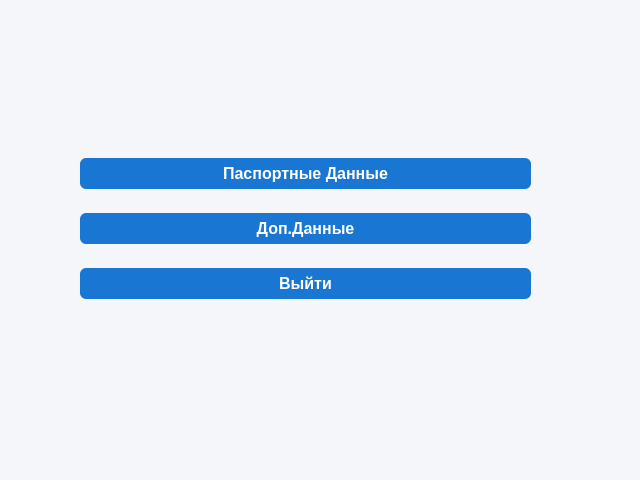
<?xml version="1.0" encoding="UTF-8"?>
<ui version="4.0">
 <class>AddFullInfoStudent</class>
 <widget class="QWidget" name="AddFullInfoStudent">
  <property name="geometry">
   <rect>
    <x>0</x>
    <y>0</y>
    <width>640</width>
    <height>480</height>
   </rect>
  </property>
  <property name="windowTitle">
   <string>Form</string>
  </property>
  <property name="styleSheet">
   <string notr="true">/* Основное окно */
QWidget {
    background-color: #f4f6f9;   /* светлый фон */
    font-family: Segoe UI, Arial, sans-serif;
    font-size: 12pt;
    color: #2c3e50;
}

/* Заголовки */
QLabel {
    font-weight: bold;
    font-size: 13pt;
    color: #1a1a1a;
}

/* Поля ввода */
QLineEdit, QDateEdit, QComboBox, QTextEdit {
    background-color: #ffffff;
    border: 1px solid #b0bec5;
    border-radius: 6px;
    padding: 4px 6px;
}

QLineEdit:focus, QDateEdit:focus, QComboBox:focus, QTextEdit:focus {
    border: 1px solid #1976d2;
    background-color: #f9fcff;
}

/* Кнопки */
QPushButton {
    background-color: #1976d2;
    color: #ffffff;
    border-radius: 6px;
    padding: 6px 12px;
    font-weight: 600;
}

QPushButton:hover {
    background-color: #1565c0;
}

QPushButton:pressed {
    background-color: #0d47a1;
}

/* Секции */
QGroupBox {
    border: 1px solid #b0bec5;
    border-radius: 8px;
    margin-top: 10px;
    padding: 8px;
    font-weight: bold;
}

QGroupBox::title {
    subcontrol-origin: margin;
    left: 10px;
    padding: 0 5px;
}

/* Скроллбар */
QScrollBar:vertical {
    border: none;
    background: #e0e0e0;
    width: 10px;
    margin: 0px;
    border-radius: 5px;
}

QScrollBar::handle:vertical {
    background: #90a4ae;
    min-height: 20px;
    border-radius: 5px;
}

QScrollBar::handle:vertical:hover {
    background: #607d8b;
}
</string>
  </property>
  <widget class="QWidget" name="verticalLayoutWidget">
   <property name="geometry">
    <rect>
     <x>80</x>
     <y>140</y>
     <width>451</width>
     <height>179</height>
    </rect>
   </property>
   <layout class="QVBoxLayout" name="verticalLayout">
    <item>
     <widget class="QPushButton" name="btnPassport">
      <property name="text">
       <string>Паспортные Данные</string>
      </property>
     </widget>
    </item>
    <item>
     <widget class="QPushButton" name="btnExtraData">
      <property name="text">
       <string>Доп.Данные</string>
      </property>
     </widget>
    </item>
    <item>
     <widget class="QPushButton" name="btnLeave">
      <property name="text">
       <string>Выйти</string>
      </property>
     </widget>
    </item>
   </layout>
  </widget>
 </widget>
 <resources/>
 <connections/>
</ui>
